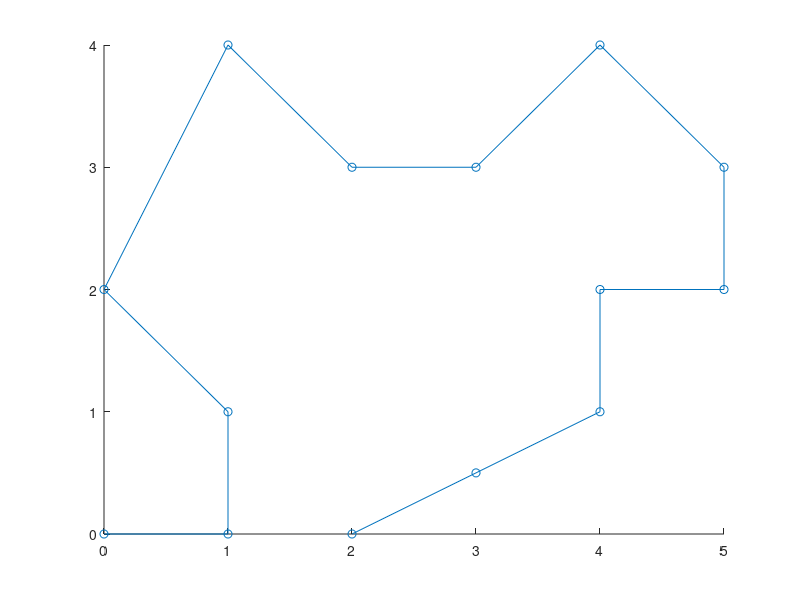

MATLAB code for this plot: (Note: this script raises an error after producing the figure.)
%A way to find pos, vel, acc by given waypoints.
% using matlab toolbox "waypointTrajectory()"
clc; clear; close all;
Waypoints = [
    0 1 1 0 1 2 3 4 5 5 4 4 3 2
    0 0 1 2 4 3 3 4 3 2 2 1 .5 0
];
figure; hold on
Waypoints = [Waypoints; zeros(1, length(Waypoints))]';
plot(Waypoints(:, 1), Waypoints(:, 2), '-o')
TimeOfArrival = linspace(0, 10, length(Waypoints));
SampleRate = 1/(TimeOfArrival(2)-TimeOfArrival(1));
trajectory = waypointTrajectory(Waypoints,TimeOfArrival);
trajectory.SampleRate = 10*SampleRate;
% [position,orientation,velocity,acceleration,angularVelocity] = trajectory();
count = 1;
while ~isDone(trajectory)
   [currentPosition,~] = trajectory();
   position(:, count) = currentPosition';
%    plot(currentPosition(1),currentPosition(2),'bo')
   count = count + 1;
end
position
plot(position(1, :), position(2, :), '-o')